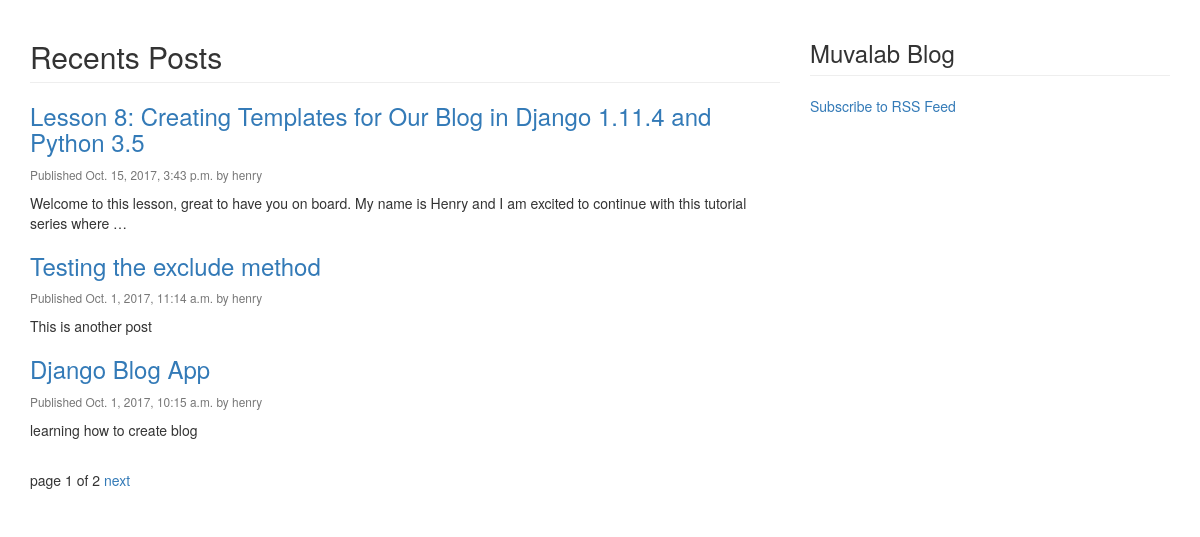
Screenshot of /blog/ with the database file from the repository.
### blog/models.py (models this page shows, shortened)
class Post(models.Model):
    STATUS_CHOICES = (
        ('draft', 'Draft'),
        ('published', 'Published'),
    )
    title = models.CharField(max_length=250)
    slug = models.SlugField(max_length=250, unique_for_date='publish')
    author = models.ForeignKey(User, related_name='blog_posts')
    body = HTMLField()
    publish = models.DateTimeField(default=timezone.now)
    created = models.DateTimeField(auto_now_add=True)
    updated = models.DateTimeField(auto_now=True)
    status = models.CharField(max_length=10, choices=STATUS_CHOICES, default='draft')
    objects = models.Manager()
    published = PublishedManager()
    class Meta:
        ordering = ('-publish',)
    def get_absolute_url(self):
        return reverse('blog:post_detail_view', args=[self.publish.year, self.publish.strftime('%m'),self.publish.strftime('%d'),self.slug])

### blog/views.py (the view)
def post_list_view(request):
    list_objects = Post.published.all()
    paginator = Paginator(list_objects, 3)
    page = request.GET.get('page')
    try:
        posts = paginator.page(page)
    except PageNotAnInteger:
        posts = paginator.page(1)
    except EmptyPage:
        posts = paginator.page(paginator.num_pages)
    return render(request, 'blog/post/list.html', {'posts': posts})

### blog/models.py (called while the page is built)
    def get_queryset(self):
        return super(PublishedManager,self).get_queryset().filter(status='published')

### blog/templates/blog/post/list.html (shortened to what this page needs)
{% extends "blog/master.html" %}
{% block content %}
   <h2 class="page-header">Recents Posts</h2>
    {% for post in posts %}
       <h3><a href="{{ post.get_absolute_url }}">{{ post.title }}</a></h3>
        <p class="small" style="color: #777777">Published {{ post.publish }} by {{ post.author }}</p>
        <p>{{ post.body|truncatewords:25|linebreaks }}</p>
    {% endfor %}
    {% include "pagination.html" with page=posts %}
{% endblock %}

### rows the page displays
Post: title "Lesson 8: Creating Templates for Our Blog in Django 1.11.4 and Python 3.5", publish "Oct. 15, 2017, 3:43 p.m.", author "henry", body "Welcome to this lesson, great to have you on board. My name is Henry and I am excited to continue with this tutorial series where …"
Post: title "Testing the exclude method", publish "Oct. 1, 2017, 11:14 a.m.", author "henry", body "This is another post"
Post: title "Django Blog App", publish "Oct. 1, 2017, 10:15 a.m.", author "henry", body "learning how to create blog"

### other values shown
{{ page.number }} "1"
{{ page.paginator.num_pages }} "2"
